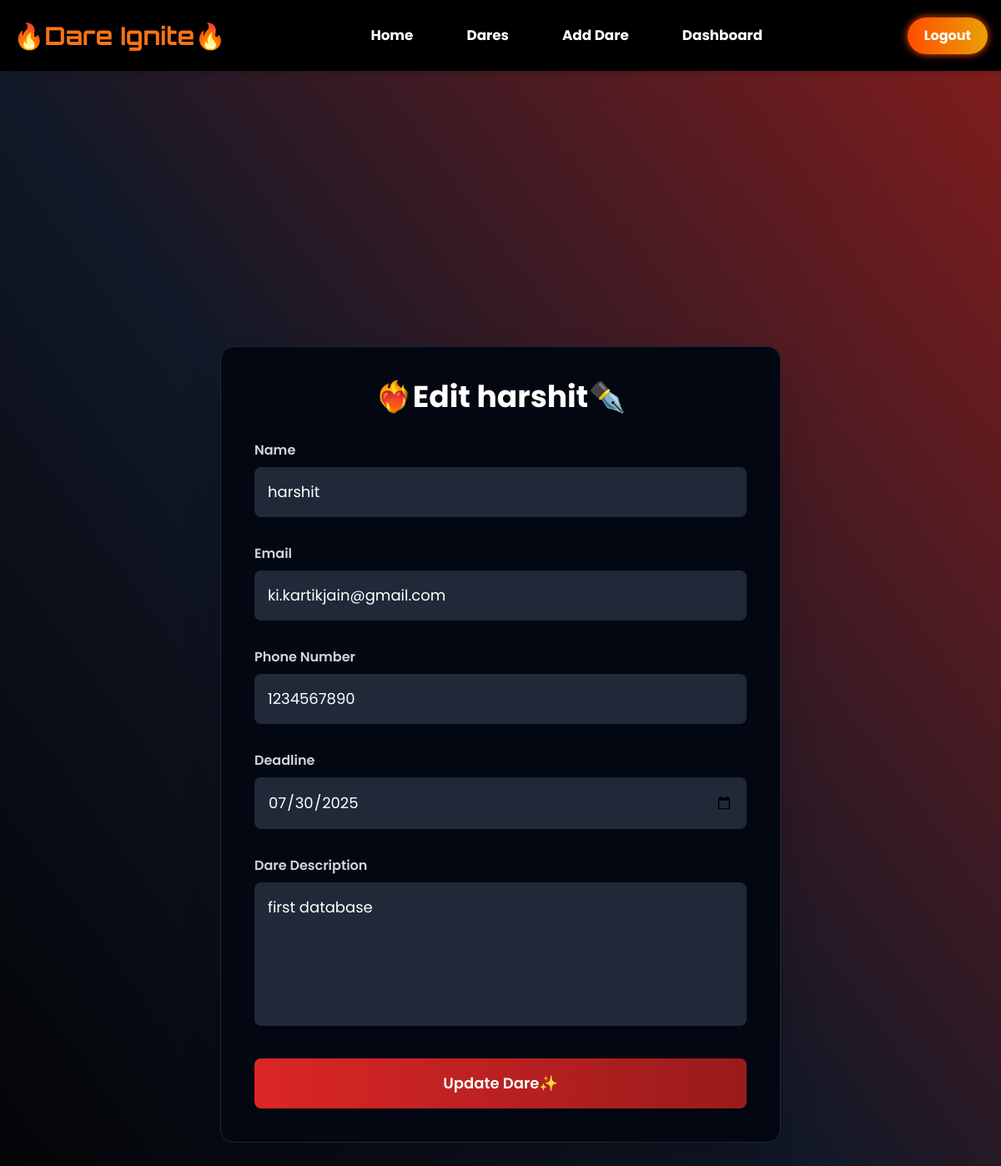
Screenshot of /edit_dare/1 (signed in) with the database file from the repository.
### home/models.py (models this page shows)
class DareExchange(models.Model):
    user = models.ForeignKey(User, on_delete = models.CASCADE)
    name = models.CharField(max_length=100)
    email = models.CharField(max_length=50)
    phone_number = models.CharField(max_length=10)
    deadline = models.DateField(blank = True,null = True)
    dare_image = models.ImageField(upload_to = "dare_images/", blank = True, null = True)
    is_edited = models.BooleanField(default=False)
    dare = models.TextField()

### home/views.py (the view, shortened to what this page needs)
# urls.py: path("edit_dare/<int:id>", views.edit_dare, name = "edit_dare"),
@login_required
def edit_dare(request, id):
    try:
        dare = DareExchange.objects.get(id=id, user=request.user)
    except DareExchange.DoesNotExist:
        return redirect("dares")
    parameters = {
        "dare": dare
    }
    return render(request, "home/edit_dare.html", parameters)

### templates/home/edit_dare.html (shortened to what this page needs)
{% extends 'home/base.html' %}
{% block body %}
<div class="flex items-center justify-center min-h-screen bg-gradient-to-tr from-black via-gray-900 to-red-900 p-6">
    <div class="bg-gray-950 rounded-2xl shadow-2xl p-10 max-w-2xl w-full border border-gray-800">
        <h2 class="text-4xl font-bold text-center text-white mb-8">❤️‍🔥Edit {{ dare.name }}✒️</h2>
        <form method="POST" class="space-y-8">
            <div>
                <label class="block text-gray-300 font-semibold mb-2" for="name">Name</label>
                <input type="text" id="name" name="name" required value="{{ dare.name }}"
                    class="w-full p-4 rounded-lg bg-gray-800 text-white placeholder-gray-400 focus:outline-none focus:ring-2 focus:ring-red-600 text-lg" />
            </div>
            <div>
                <label class="block text-gray-300 font-semibold mb-2" for="email">Email</label>
                <input type="email" id="email" name="email" required value="{{ dare.email }}"
                    class="w-full p-4 rounded-lg bg-gray-800 text-white placeholder-gray-400 focus:outline-none focus:ring-2 focus:ring-red-600 text-lg" />
            </div>
            <div>
                <label class="block text-gray-300 font-semibold mb-2" for="phone">Phone Number</label>
                <input type="tel" id="phone" name="phone_number" pattern="[0-9]{10}" required
                    value="{{ dare.phone_number }}"
                    class="w-full p-4 rounded-lg bg-gray-800 text-white placeholder-gray-400 focus:outline-none focus:ring-2 focus:ring-red-600 text-lg" />
            </div>
            <div>
                <label class="block text-gray-300 font-semibold mb-2" for="deadline">Deadline</label>
                <input type="date" id="deadline" name="deadline" required value="{{ dare.deadline|date:'Y-m-d' }}"
                    class="w-full p-4 rounded-lg bg-gray-800 text-white placeholder-gray-400 focus:outline-none focus:ring-2 focus:ring-red-600 text-lg" />
            </div>
            <div>
                <label class="block text-gray-300 font-semibold mb-2" for="description">Dare Description</label>
                <textarea id="description" name="dare" rows="5" required
                    class="w-full p-4 rounded-lg bg-gray-800 text-white placeholder-gray-400 focus:outline-none focus:ring-2 focus:ring-red-600 text-lg resize-none">{{ dare.dare }}</textarea>
            </div>
            <button type="submit"
                class="w-full bg-gradient-to-r from-red-600 to-red-800 hover:from-red-700 hover:to-red-900 text-white py-4 rounded-lg font-semibold text-lg shadow-md hover:shadow-xl transition duration-300">
                Update Dare✨
            </button>
        </form>
    </div>
</div>
{% endblock %}

### templates/home/base.html (style rules this page uses)
body { font-family: 'Poppins', sans-serif; }

### rows the page displays
DareExchange: name "harshit", email "ki.kartikjain@gmail.com", phone_number "1234567890", deadline "07/30/2025", dare "first database"
